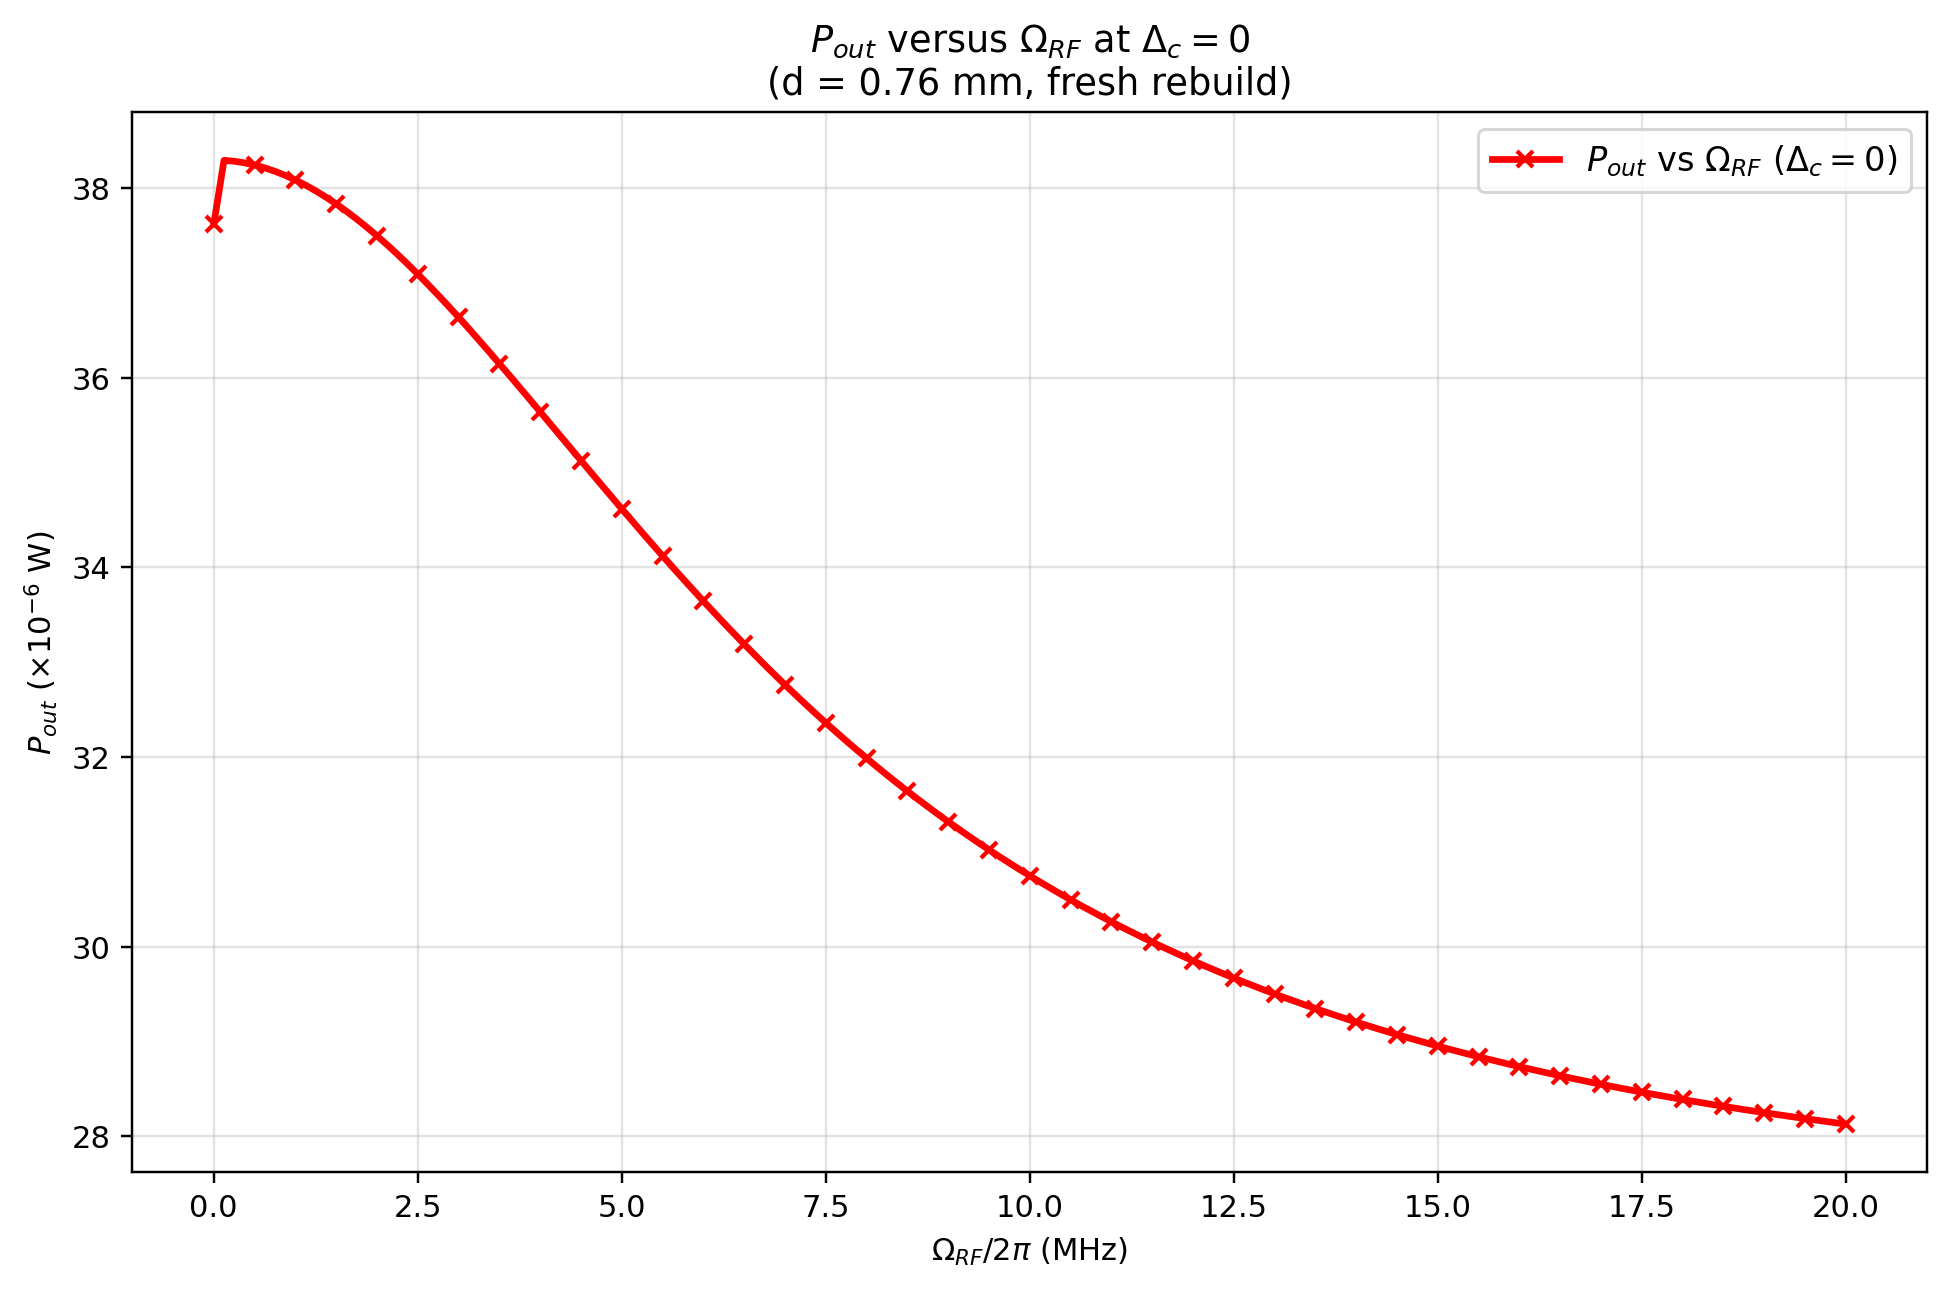

Python code for this plot:
# ============================================================
# FIG. 3 companion plot -- Pout vs Omega_RF at Delta_c=0,
# extracted from the SAME fresh grid (fig3_quantum_response.npz).
# No new QuTiP solves, no fitting.
# ============================================================

from pathlib import Path

import numpy as np
import matplotlib.pyplot as plt

OUTPUT_DIR = Path(__file__).resolve().parent

data = np.load(OUTPUT_DIR / "fig3_quantum_response.npz")
delta_c_mhz = data["delta_c_mhz"]
omega_rf_mhz = data["omega_rf_mhz"]
Pout_surface = data["Pout_surface"]

dc0_idx = int(np.argmin(np.abs(delta_c_mhz)))
exact = np.isclose(delta_c_mhz[dc0_idx], 0.0, atol=1e-9)
if not exact:
    print(f"WARNING: no exact Delta_c=0 grid point, using nearest = {delta_c_mhz[dc0_idx]} MHz")

pout_vs_omega = Pout_surface[:, dc0_idx]

fig, ax = plt.subplots(figsize=(9, 6))
ax.plot(
    omega_rf_mhz, pout_vs_omega / 1e-6,
    color="red", linewidth=2.2, marker="x", markersize=5, markeredgewidth=1.4,
    markevery=max(1, len(omega_rf_mhz) // 35),
    label=r"$P_{out}$ vs $\Omega_{RF}$ ($\Delta_c=0$)"
)
ax.set_xlabel(r"$\Omega_{RF}/2\pi$ (MHz)")
ax.set_ylabel(r"$P_{out}$ ($\times10^{-6}$ W)")
ax.set_title(r"$P_{out}$ versus $\Omega_{RF}$ at $\Delta_c=0$" "\n(d = 0.76 mm, fresh rebuild)")
ax.grid(True, alpha=0.35)
ax.legend(fontsize=11)
fig.tight_layout()
fig.savefig(OUTPUT_DIR / "fig3_pout_vs_omegarf.png", dpi=220, bbox_inches="tight")
plt.close(fig)

print("Saved: fig3_pout_vs_omegarf.png")
print(f"Delta_c=0 slice: min={pout_vs_omega.min()/1e-6:.4f} microW, "
      f"max={pout_vs_omega.max()/1e-6:.4f} microW (at Omega_RF/2pi="
      f"{omega_rf_mhz[np.argmax(pout_vs_omega)]:.3f} MHz)")
